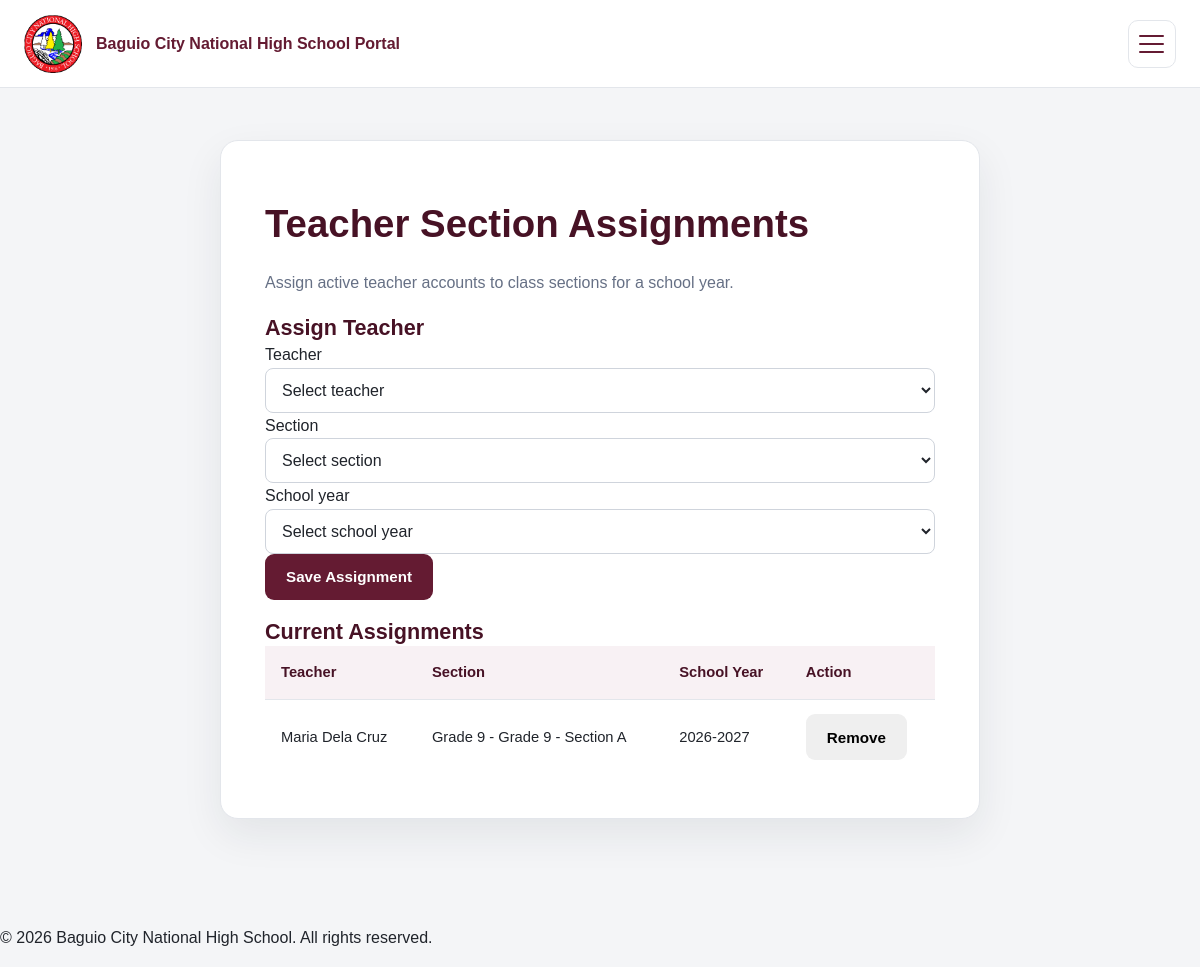
Page /staff/teacher_assignments.php (signed in) on the committed database.
### tables this page shows
CREATE TABLE `teacher_section_assignments` (
  `assignment_id` int(10) UNSIGNED NOT NULL,
  `teacher_user_id` int(10) UNSIGNED NOT NULL,
  `section_id` int(10) UNSIGNED NOT NULL,
  `school_year_id` int(10) UNSIGNED NOT NULL,
  `assigned_by` int(10) UNSIGNED DEFAULT NULL,
  `assigned_at` timestamp NOT NULL DEFAULT current_timestamp()
);

CREATE TABLE `staff_profiles` (
  `staff_profile_id` int(10) UNSIGNED NOT NULL,
  `user_id` int(10) UNSIGNED NOT NULL,
  `employee_id` varchar(30) NOT NULL,
  `first_name` varchar(100) NOT NULL,
  `middle_name` varchar(100) DEFAULT NULL,
  `last_name` varchar(100) NOT NULL,
  `birth_date` date DEFAULT NULL,
  `contact_number` varchar(30) DEFAULT NULL,
  `address` text DEFAULT NULL,
  `position_title` varchar(100) DEFAULT NULL,
  `department` varchar(100) DEFAULT NULL,
  `employment_type` varchar(50) DEFAULT NULL,
  `hire_date` date DEFAULT NULL,
  `employment_status` enum('Active','On Leave','Resigned','Retired') NOT NULL DEFAULT 'Active',
  `created_at` timestamp NOT NULL DEFAULT current_timestamp(),
  `updated_at` timestamp NOT NULL DEFAULT current_timestamp() ON UPDATE current_timestamp()
);

CREATE TABLE `grade_levels` (
  `grade_level_id` int(10) UNSIGNED NOT NULL,
  `grade_level` varchar(10) NOT NULL
);

CREATE TABLE `sections` (
  `section_id` int(10) UNSIGNED NOT NULL,
  `section_name` varchar(100) NOT NULL,
  `grade_level_id` int(10) UNSIGNED NOT NULL,
  `school_year_id` int(10) UNSIGNED NOT NULL
);

CREATE TABLE `school_years` (
  `school_year_id` int(10) UNSIGNED NOT NULL,
  `school_year` varchar(20) NOT NULL,
  `start_date` date DEFAULT NULL,
  `end_date` date DEFAULT NULL,
  `status` enum('Active','Inactive','Completed') NOT NULL DEFAULT 'Inactive'
);

### includes/functions.php (called while the page is built, shortened)
<?php
function e(?string $value): string
{
    return htmlspecialchars($value ?? '', ENT_QUOTES, 'UTF-8');
}

### staff/teacher_assignments.php (the view, shortened to what this page needs)
<?php
require_once __DIR__ . '/../includes/bootstrap.php';
$assignments=$pdo->query("SELECT tsa.assignment_id,u.username,sp.first_name,sp.last_name,s.section_name,g.grade_level,y.school_year FROM teacher_section_assignments tsa JOIN users u ON u.user_id=tsa.teacher_user_id LEFT JOIN staff_profiles sp ON sp.user_id=u.user_id JOIN sections s ON s.section_id=tsa.section_id JOIN grade_levels g ON g.grade_level_id=s.grade_level_id JOIN school_years y ON y.school_year_id=tsa.school_year_id ORDER BY y.school_year_id DESC,sp.last_name")->fetchAll();
require_once __DIR__ . '/../includes/header.php';
?>
<section class="form-card form-card-wide"><h1>Teacher Section Assignments</h1><p class="muted">Assign active teacher accounts to class sections for a school year.</p>
<h2>Assign Teacher</h2><form method="post"><input type="hidden" name="csrf_token" value="<?=e(csrf_token())?>"><input type="hidden" name="action" value="assign">
<label>Teacher<select name="teacher_user_id" required><option value="">Select teacher</option></select></label>
<label>Section<select name="section_id" required><option value="">Select section</option></select></label>
<label>School year<select name="school_year_id" required><option value="">Select school year</option></select></label><button class="button button-primary">Save Assignment</button></form>
<h2>Current Assignments</h2><div class="table-responsive"><table><thead><tr><th>Teacher</th><th>Section</th><th>School Year</th><th>Action</th></tr></thead><tbody><?php foreach($assignments as $a):?><tr><td><?=e(trim(($a['first_name']??'').' '.($a['last_name']??'')) ?: $a['username'])?></td><td><?=e('Grade '.$a['grade_level'].' - '.$a['section_name'])?></td><td><?=e($a['school_year'])?></td><td><form method="post" onsubmit="return confirm('Remove this assignment?');"><button class="button button-secondary">Remove</button></form></td></tr><?php endforeach;?></tbody></table></div></section>
<?php require_once __DIR__ . '/../includes/footer.php'; ?>

### rows in the picture
teacher_section_assignments: staff_profiles.first_name+last_name "Maria Dela Cruz", grade_levels.grade_level "Grade 9 - Grade 9 - Section A", school_year.school_year "2026-2027"
